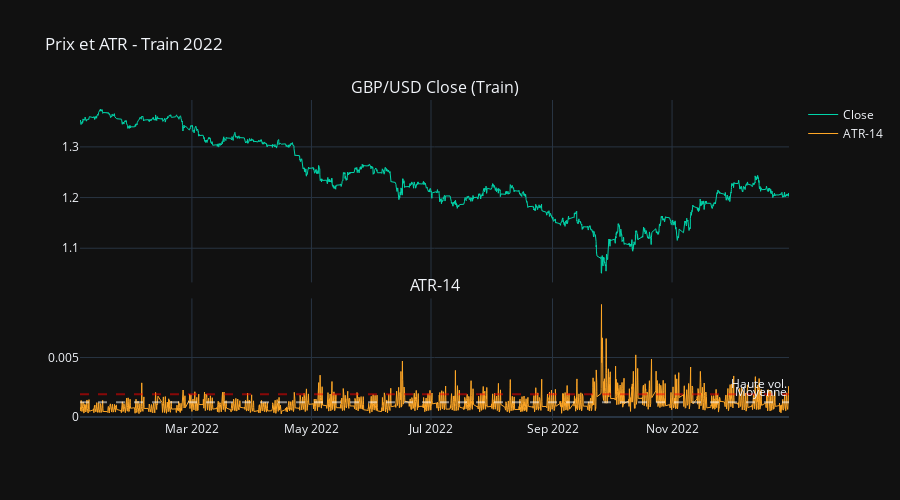

The notebook cell this image was saved under:
### Markdown cell above
### 4.2 - ATR (Average True Range)

### Code cell
def calculate_atr(df: pd.DataFrame, period: int = 14) -> pd.Series:
    """Calcule l'Average True Range."""
    high_low = df['high'] - df['low']
    high_close = (df['high'] - df['close'].shift()).abs()
    low_close = (df['low'] - df['close'].shift()).abs()
    true_range = pd.concat([high_low, high_close, low_close], axis=1).max(axis=1)
    return true_range.rolling(period).mean()

df_train['atr_14'] = calculate_atr(df_train, 14)

# Plot
atr_plot = df_train.iloc[::4].dropna(subset=['atr_14'])

fig = make_subplots(rows=2, cols=1, shared_xaxes=True, vertical_spacing=0.05,
                    row_heights=[0.6, 0.4],
                    subplot_titles=['GBP/USD Close (Train)', 'ATR-14'])

fig.add_trace(go.Scatter(x=atr_plot['timestamp'], y=atr_plot['close'],
                         name='Close', line=dict(color='#00d4aa', width=1)), row=1, col=1)

fig.add_trace(go.Scatter(x=atr_plot['timestamp'], y=atr_plot['atr_14'],
                         name='ATR-14', line=dict(color='#ffa726', width=1)), row=2, col=1)

# Seuils volatilité
atr_mean = df_train['atr_14'].mean()
atr_high = atr_mean + df_train['atr_14'].std()
fig.add_hline(y=atr_mean, line_dash='dash', line_color='white', opacity=0.5, row=2, col=1,
              annotation_text='Moyenne')
fig.add_hline(y=atr_high, line_dash='dash', line_color='red', opacity=0.5, row=2, col=1,
              annotation_text='Haute vol.')

fig.update_layout(height=500, title_text='Prix et ATR - Train 2022')
fig.show()

### Figure 1 — Plotly figure (JSON) as saved in the notebook; plotly's stock layout.template omitted (floating-point values rounded to 4 significant figures; data arrays with more than 128 entries replaced by an {"elided": "..."} marker saying what was removed)
{"data": [{"line": {"color": "#00d4aa", "width": 1}, "name": "Close", "type": "scatter", "x": {"elided": "6058 str values"}, "xaxis": "x", "y": {"elided": "6058 float values"}, "yaxis": "y"}, {"line": {"color": "#ffa726", "width": 1}, "name": "ATR-14", "type": "scatter", "x": {"elided": "6058 str values"}, "xaxis": "x2", "y": {"elided": "6058 float values"}, "yaxis": "y2"}], "layout": {"annotations": [{"font": {"size": 16}, "showarrow": false, "text": "GBP/USD Close (Train)", "x": 0.5, "xanchor": "center", "xref": "paper", "y": 1, "yanchor": "bottom", "yref": "paper"}, {"font": {"size": 16}, "showarrow": false, "text": "ATR-14", "x": 0.5, "xanchor": "center", "xref": "paper", "y": 0.38, "yanchor": "bottom", "yref": "paper"}, {"showarrow": false, "text": "Moyenne", "x": 1, "xanchor": "right", "xref": "x2 domain", "y": 0.001227, "yanchor": "bottom", "yref": "y2"}, {"showarrow": false, "text": "Haute vol.", "x": 1, "xanchor": "right", "xref": "x2 domain", "y": 0.001919, "yanchor": "bottom", "yref": "y2"}], "height": 500, "shapes": [{"line": {"color": "white", "dash": "dash"}, "opacity": 0.5, "type": "line", "x0": 0, "x1": 1, "xref": "x2 domain", "y0": 0.001227, "y1": 0.001227, "yref": "y2"}, {"line": {"color": "red", "dash": "dash"}, "opacity": 0.5, "type": "line", "x0": 0, "x1": 1, "xref": "x2 domain", "y0": 0.001919, "y1": 0.001919, "yref": "y2"}], "title": {"text": "Prix et ATR - Train 2022"}, "xaxis": {"anchor": "y", "domain": [0, 1], "matches": "x2", "showticklabels": false}, "xaxis2": {"anchor": "y2", "domain": [0, 1]}, "yaxis": {"anchor": "x", "domain": [0.43, 1]}, "yaxis2": {"anchor": "x2", "domain": [0, 0.38]}}}
